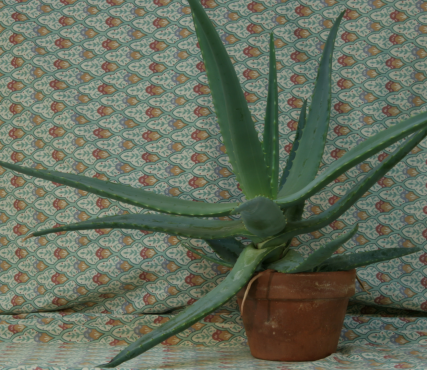
#> input picture module2/depth_estimation/data/Aloe/Aloe_left_1.png, 427 x 370 px
$ python problem4.py
#> lines starting #> are read from the running program, lines starting #| are printed output that depends on the picture
import cv2
import numpy as np


def cosine_similarity(x1, x2):
    numerator = x1 @ x2
    denominator = np.linalg.norm(x1) * np.linalg.norm(x2)
    return numerator / denominator


left_img = cv2.imread("./data/Aloe/Aloe_left_1.png", 0)
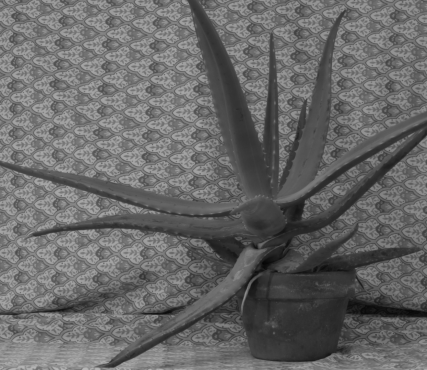
#> left_img: shape (370, 427); min 4, max 184, mean 103.8
right_img = cv2.imread("./data/Aloe/Aloe_right_3.png", 0)
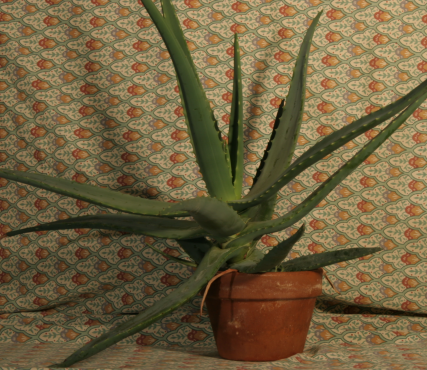
#> input picture module2/depth_estimation/data/Aloe/Aloe_right_3.png, 427 x 370 px
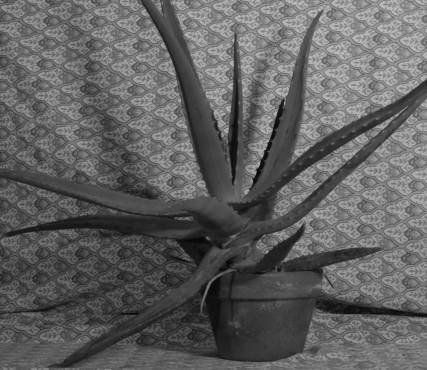
#> right_img: shape (370, 427); min 5, max 185, mean 96.4

left_img = left_img.astype(np.float32)
right_img = right_img.astype(np.float32)

height, width = left_img.shape
#> height = 370; width = 427
depth = np.zeros([height, width], dtype=np.uint8)

kernel_size = 5
kernel_half = kernel_size // 2

disparity_range = 48
scale = 4

for y in range(kernel_half,height-kernel_half):
    for x in range(kernel_half,width-kernel_half):
        disparity = 0
        cost_min = -1
        for j in range(disparity_range):
            d = x - j
            if d-kernel_half >= 0:
                wp = left_img[y-kernel_half:y+kernel_half+1,x-kernel_half:x+kernel_half+1]
                wqd = right_img[y-kernel_half:y+kernel_half+1,d-kernel_half:d+kernel_half+1]
                wp = wp.flatten()
                wqd = wqd.flatten()
#> (the run stopped early here; a loop or call above may not have finished)
